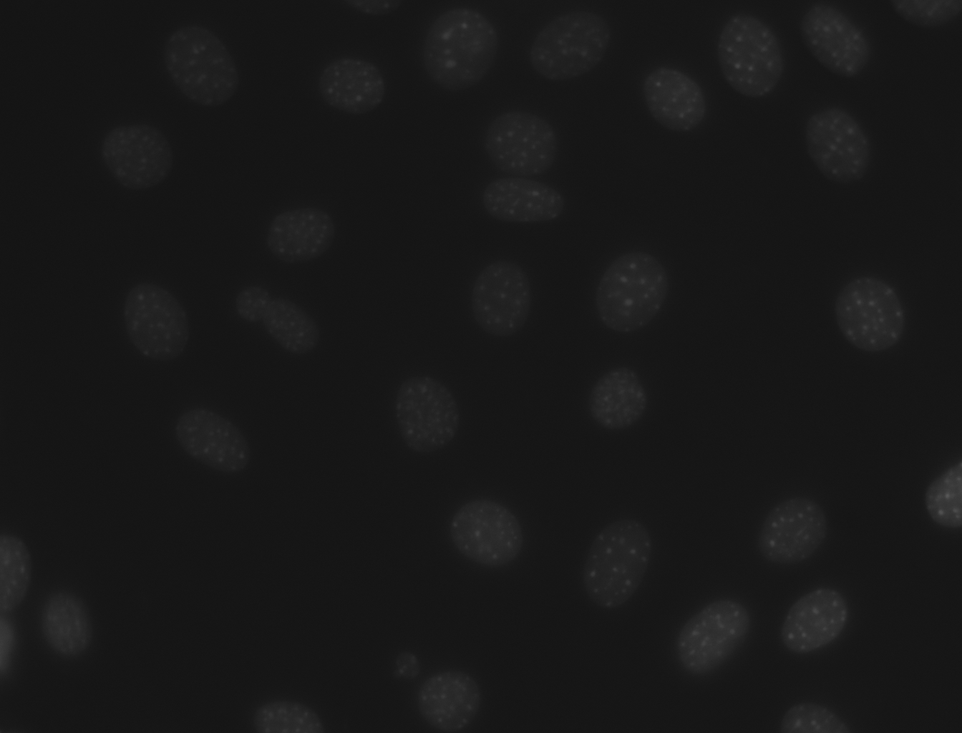
#> input picture Data/NIH3T3/img/dna-1.png, 962 x 733 px, shrunk from 1344 x 1024 before the run
$ jupyter execute --allow-errors 'Test Laura.ipynb'   (shell and % lines are left out)
#> lines starting #> are read from the running program, lines starting #| are printed output that depends on the picture; after the words box and inside, x2 and y2 are one past the last pixel; in counts of white or black regions, pixels touching at a corner belong together
Laden eines Bildes über Github

[cell 1]
%pylab

img = imread("../Data/NIH3T3/img/dna-1.png")
#> img is the input picture: shape (733, 962) float32; min 0.0745, max 0.345, mean 0.0956
imshow(img, "gray")

[cell 2]
flat = img.flatten()
hist(flat)
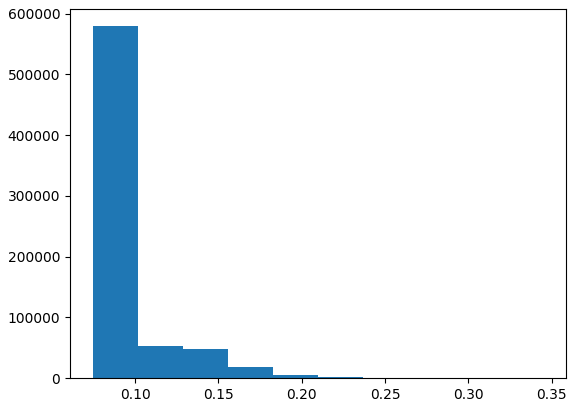
#> figure drawn by matplotlib, 1 panel; tallest bar 579153 high, from x = 0.0745 to 0.102

[cell 3]
T1 = 1
v1 = 0.20
img5 = img.copy()
obj = ndindex(img.shape) # gibt für jedes Pizel ein Tupel mit (Reihe, Spalte)
for i in obj:
    if img[i] > v1:
        img5[i] = T1
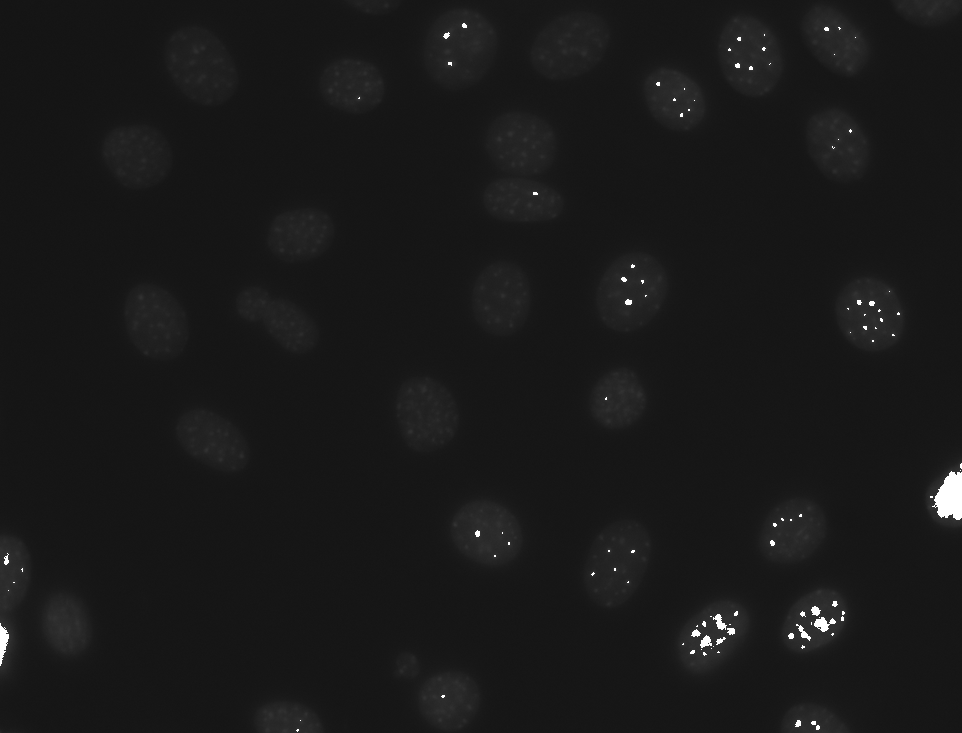
#> img5: shape (733, 962) float32; 0.39% of pixels changed, all inside (x1, y1, x2, y2) = (0, 23, 962, 732)

imshow(img5, "gray")

$ run again, with Data/NIH3T3/img/dna-0.png copied over Data/NIH3T3/img/dna-1.png
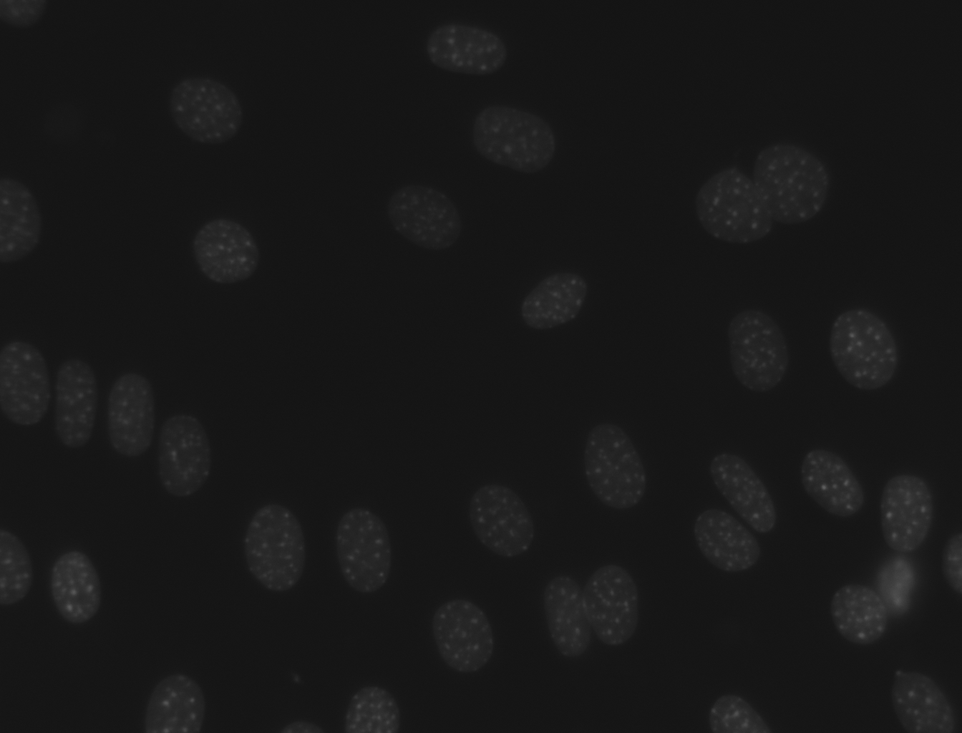
#> input picture Data/NIH3T3/img/dna-0.png, 962 x 733 px, shrunk from 1344 x 1024 before the run
#> img is the input picture: shape (733, 962) float32; min 0.0745, max 0.365, mean 0.0948
#> `[cell 2] flat = img.flatten() hist(flat)`:
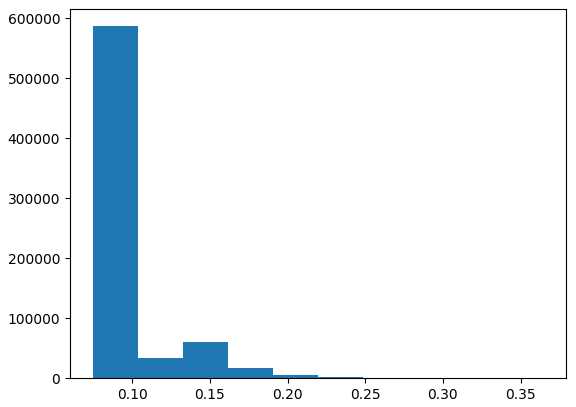
#> figure drawn by matplotlib, 1 panel; tallest bar 586588 high, from x = 0.0745 to 0.104
#> after the loop `for i in obj:`:
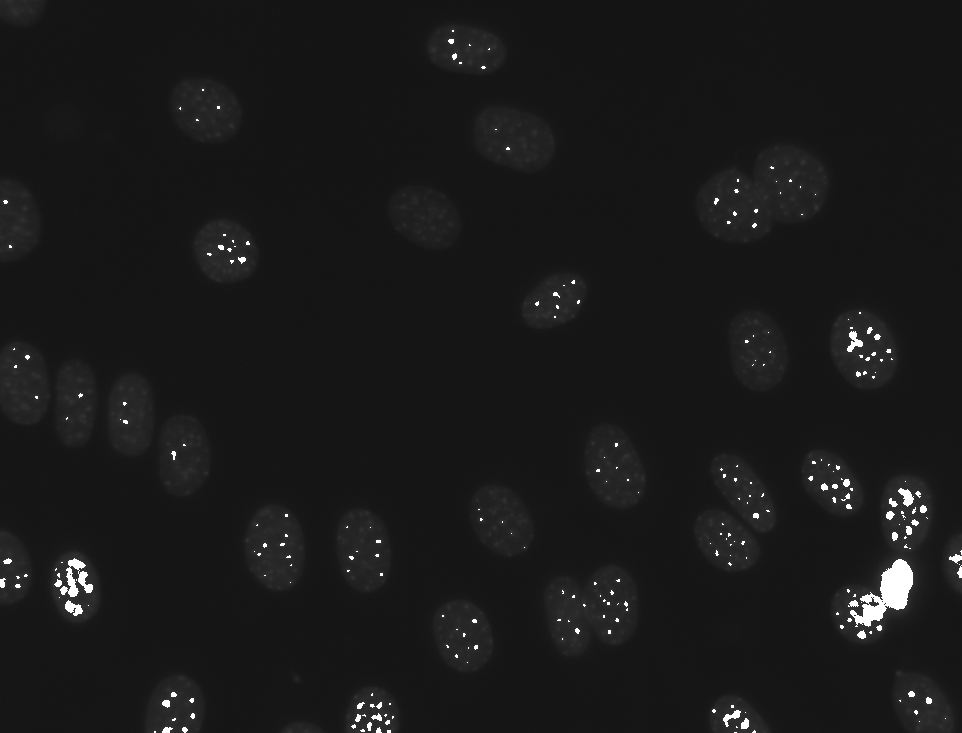
#> img5: shape (733, 962) float32; 0.85% of pixels changed, all inside (x1, y1, x2, y2) = (0, 30, 962, 733)

$ run again, with Data/NIH3T3/img/dna-26.png copied over Data/NIH3T3/img/dna-1.png
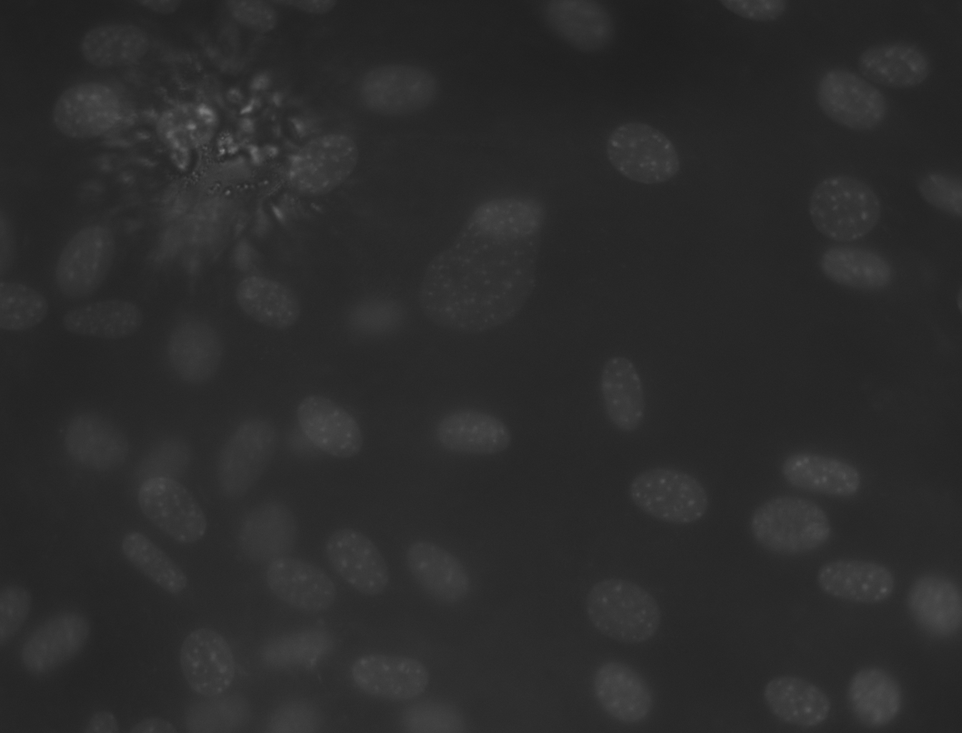
#> input picture Data/NIH3T3/img/dna-26.png, 962 x 733 px, shrunk from 1344 x 1024 before the run
#> img is the input picture: shape (733, 962) float32; min 0.118, max 0.498, mean 0.172
#> `[cell 2] flat = img.flatten() hist(flat)`:
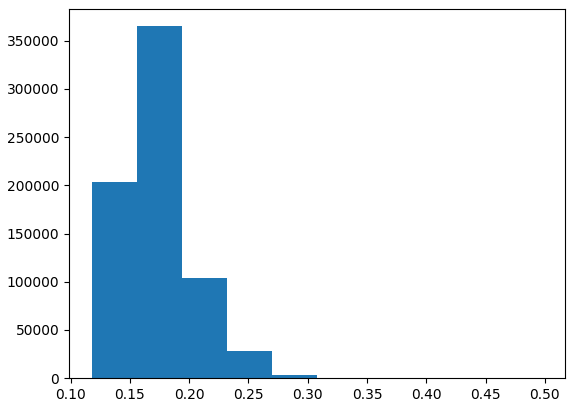
#> figure drawn by matplotlib, 1 panel; tallest bar 365133 high, from x = 0.156 to 0.194
#> after the loop `for i in obj:`:
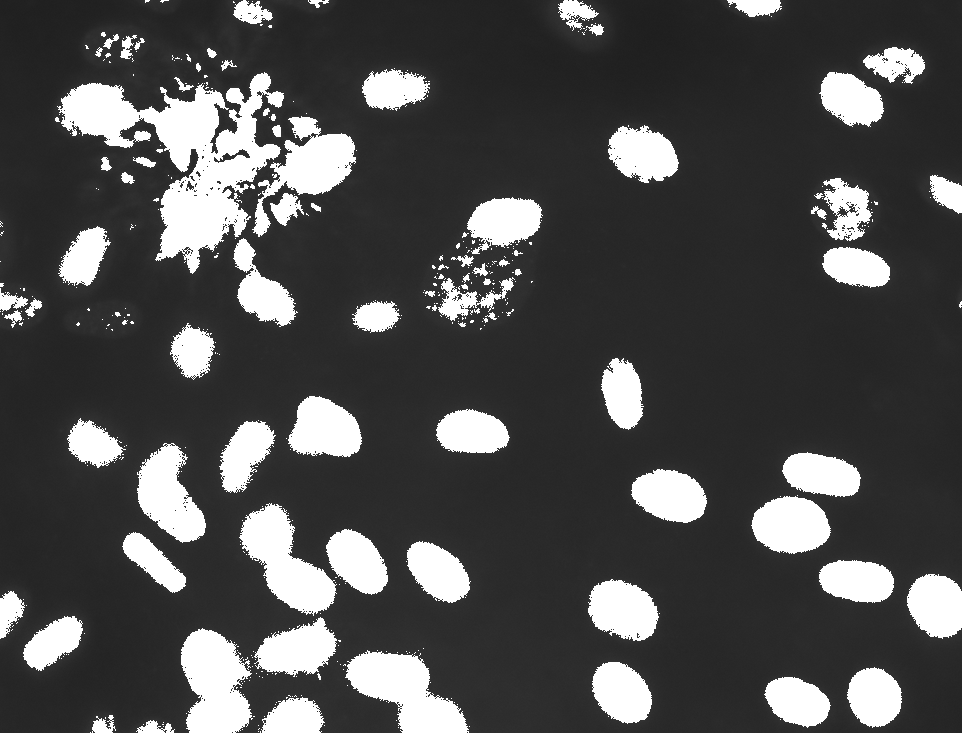
#> img5: shape (733, 962) float32; 17.58% of pixels changed, all inside (x1, y1, x2, y2) = (0, 0, 962, 733)

$ run again, with Data/NIH3T3/img/dna-27.png copied over Data/NIH3T3/img/dna-1.png
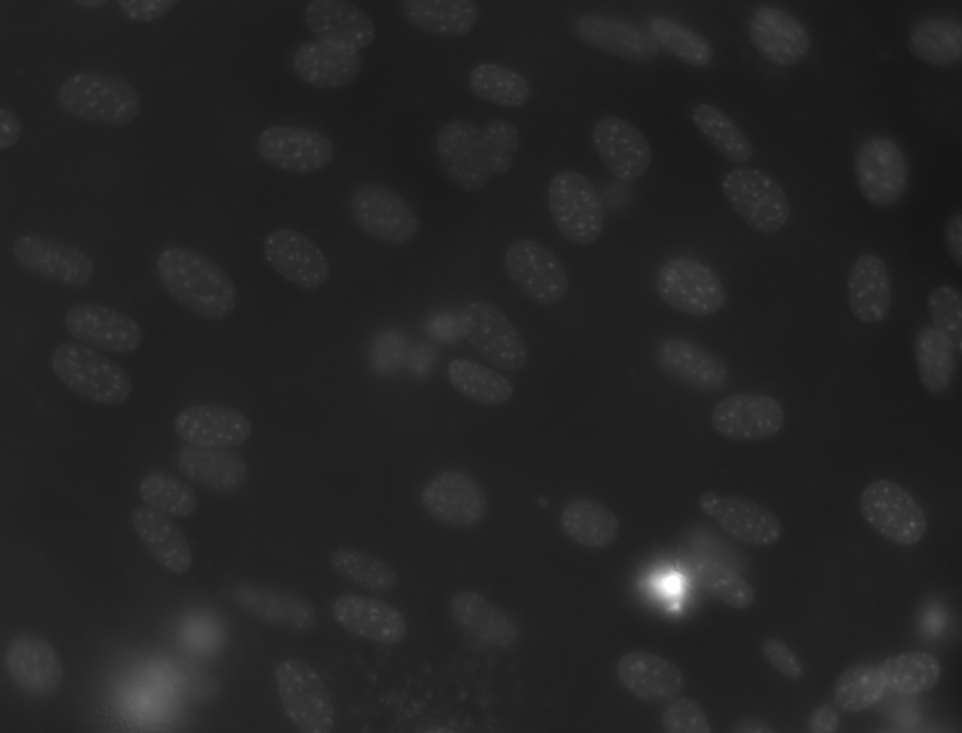
#> input picture Data/NIH3T3/img/dna-27.png, 962 x 733 px, shrunk from 1344 x 1024 before the run
#> img is the input picture: shape (733, 962) float32; min 0.0824, max 1, mean 0.144
#> `[cell 2] flat = img.flatten() hist(flat)`:
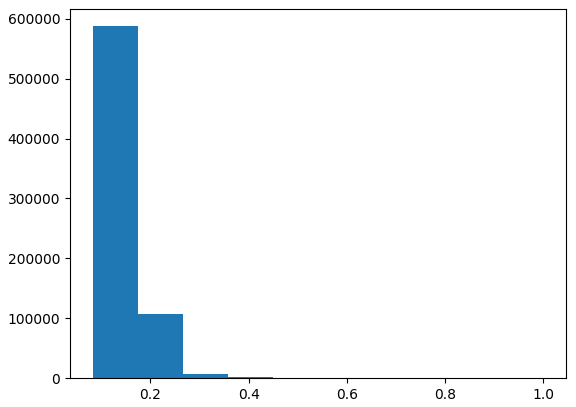
#> figure drawn by matplotlib, 1 panel; tallest bar 587501 high, from x = 0.0824 to 0.174
#> after the loop `for i in obj:`:
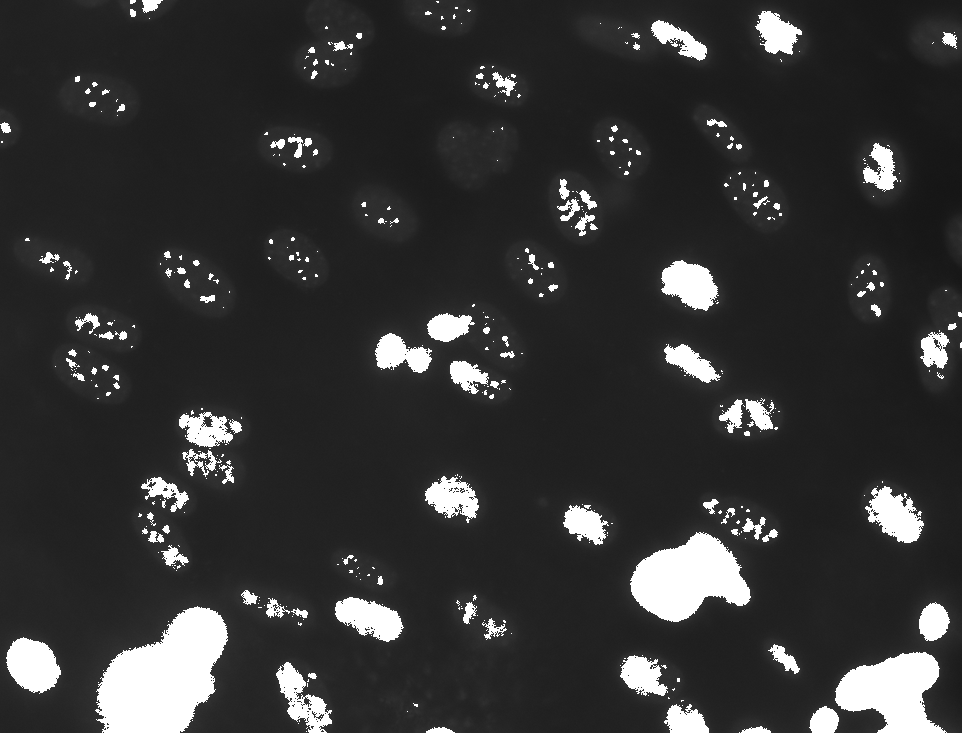
#> img5: shape (733, 962) float32; 8.28% of pixels changed, all inside (x1, y1, x2, y2) = (0, 0, 962, 733)
